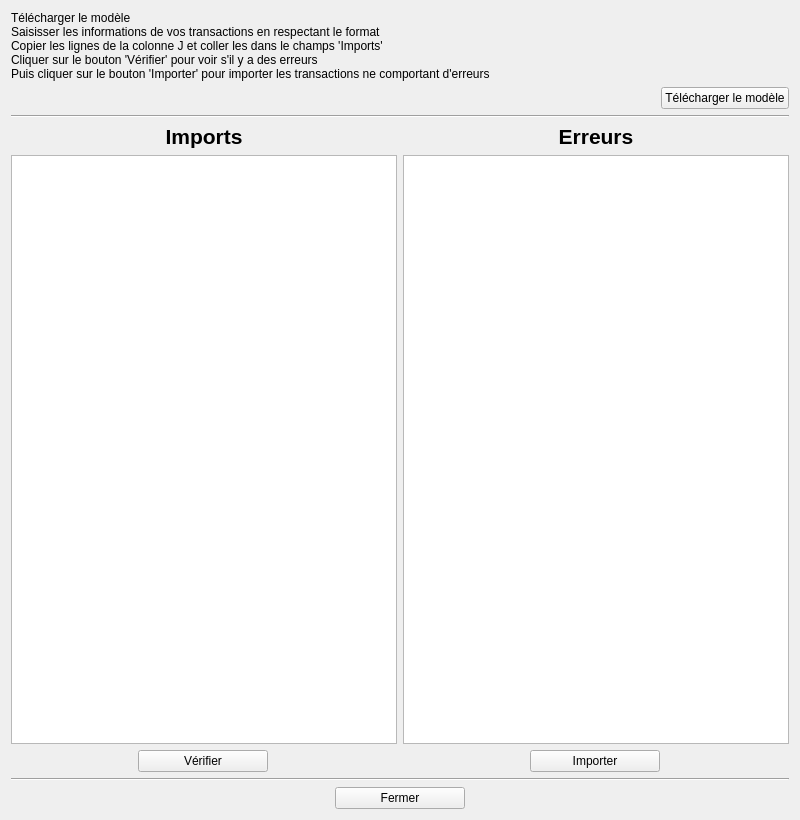
<?xml version="1.0" encoding="UTF-8"?>
<ui version="4.0">
 <class>BulkImport</class>
 <widget class="QWidget" name="BulkImport">
  <property name="geometry">
   <rect>
    <x>0</x>
    <y>0</y>
    <width>800</width>
    <height>820</height>
   </rect>
  </property>
  <property name="windowTitle">
   <string>Form</string>
  </property>
  <layout class="QGridLayout" name="gridLayout_2">
   <item row="0" column="0">
    <layout class="QGridLayout" name="gridLayout">
     <item row="4" column="1">
      <widget class="QPlainTextEdit" name="plainTextEdit_error">
       <property name="lineWrapMode">
        <enum>QPlainTextEdit::NoWrap</enum>
       </property>
       <property name="readOnly">
        <bool>true</bool>
       </property>
      </widget>
     </item>
     <item row="2" column="0" colspan="2">
      <widget class="Line" name="line">
       <property name="orientation">
        <enum>Qt::Horizontal</enum>
       </property>
      </widget>
     </item>
     <item row="4" column="0">
      <widget class="QPlainTextEdit" name="plainTextEdit_import">
       <property name="lineWrapMode">
        <enum>QPlainTextEdit::NoWrap</enum>
       </property>
      </widget>
     </item>
     <item row="5" column="1">
      <layout class="QHBoxLayout" name="horizontalLayout_3">
       <item>
        <spacer name="horizontalSpacer_6">
         <property name="orientation">
          <enum>Qt::Horizontal</enum>
         </property>
         <property name="sizeHint" stdset="0">
          <size>
           <width>274</width>
           <height>20</height>
          </size>
         </property>
        </spacer>
       </item>
       <item>
        <widget class="QPushButton" name="pushButton_import">
         <property name="minimumSize">
          <size>
           <width>130</width>
           <height>0</height>
          </size>
         </property>
         <property name="focusPolicy">
          <enum>Qt::TabFocus</enum>
         </property>
         <property name="text">
          <string>Importer</string>
         </property>
         <property name="shortcut">
          <string>Ctrl+W</string>
         </property>
         <property name="autoDefault">
          <bool>true</bool>
         </property>
        </widget>
       </item>
       <item>
        <spacer name="horizontalSpacer_7">
         <property name="orientation">
          <enum>Qt::Horizontal</enum>
         </property>
         <property name="sizeHint" stdset="0">
          <size>
           <width>275</width>
           <height>20</height>
          </size>
         </property>
        </spacer>
       </item>
      </layout>
     </item>
     <item row="6" column="0" colspan="2">
      <widget class="Line" name="line_2">
       <property name="orientation">
        <enum>Qt::Horizontal</enum>
       </property>
      </widget>
     </item>
     <item row="7" column="0" colspan="2">
      <layout class="QHBoxLayout" name="horizontalLayout">
       <item>
        <spacer name="horizontalSpacer">
         <property name="orientation">
          <enum>Qt::Horizontal</enum>
         </property>
         <property name="sizeHint" stdset="0">
          <size>
           <width>274</width>
           <height>20</height>
          </size>
         </property>
        </spacer>
       </item>
       <item>
        <widget class="QPushButton" name="pushButton_close">
         <property name="minimumSize">
          <size>
           <width>130</width>
           <height>0</height>
          </size>
         </property>
         <property name="focusPolicy">
          <enum>Qt::TabFocus</enum>
         </property>
         <property name="text">
          <string>Fermer</string>
         </property>
         <property name="shortcut">
          <string>Ctrl+W</string>
         </property>
         <property name="autoDefault">
          <bool>true</bool>
         </property>
        </widget>
       </item>
       <item>
        <spacer name="horizontalSpacer_2">
         <property name="orientation">
          <enum>Qt::Horizontal</enum>
         </property>
         <property name="sizeHint" stdset="0">
          <size>
           <width>275</width>
           <height>20</height>
          </size>
         </property>
        </spacer>
       </item>
      </layout>
     </item>
     <item row="1" column="0" colspan="2">
      <layout class="QHBoxLayout" name="horizontalLayout_4">
       <item>
        <spacer name="horizontalSpacer_8">
         <property name="orientation">
          <enum>Qt::Horizontal</enum>
         </property>
         <property name="sizeHint" stdset="0">
          <size>
           <width>274</width>
           <height>20</height>
          </size>
         </property>
        </spacer>
       </item>
       <item>
        <widget class="QPushButton" name="pushButton_download">
         <property name="text">
          <string>Télécharger le modèle</string>
         </property>
        </widget>
       </item>
      </layout>
     </item>
     <item row="0" column="0" colspan="2">
      <widget class="QLabel" name="label">
       <property name="text">
        <string>Télécharger le modèle
Saisisser les informations de vos transactions en respectant le format
Copier les lignes de la colonne J et coller les dans le champs 'Imports'
Cliquer sur le bouton 'Vérifier' pour voir s'il y a des erreurs
Puis cliquer sur le bouton 'Importer' pour importer les transactions ne comportant d'erreurs</string>
       </property>
      </widget>
     </item>
     <item row="5" column="0">
      <layout class="QHBoxLayout" name="horizontalLayout_2">
       <item>
        <spacer name="horizontalSpacer_4">
         <property name="orientation">
          <enum>Qt::Horizontal</enum>
         </property>
         <property name="sizeHint" stdset="0">
          <size>
           <width>274</width>
           <height>20</height>
          </size>
         </property>
        </spacer>
       </item>
       <item>
        <widget class="QPushButton" name="pushButton_check">
         <property name="minimumSize">
          <size>
           <width>130</width>
           <height>0</height>
          </size>
         </property>
         <property name="focusPolicy">
          <enum>Qt::TabFocus</enum>
         </property>
         <property name="text">
          <string>Vérifier</string>
         </property>
         <property name="shortcut">
          <string>Ctrl+W</string>
         </property>
         <property name="autoDefault">
          <bool>true</bool>
         </property>
        </widget>
       </item>
       <item>
        <spacer name="horizontalSpacer_5">
         <property name="orientation">
          <enum>Qt::Horizontal</enum>
         </property>
         <property name="sizeHint" stdset="0">
          <size>
           <width>275</width>
           <height>20</height>
          </size>
         </property>
        </spacer>
       </item>
      </layout>
     </item>
     <item row="3" column="0">
      <widget class="QLabel" name="label_2">
       <property name="font">
        <font>
         <pointsize>16</pointsize>
         <bold>true</bold>
        </font>
       </property>
       <property name="text">
        <string>Imports</string>
       </property>
       <property name="alignment">
        <set>Qt::AlignCenter</set>
       </property>
      </widget>
     </item>
     <item row="3" column="1">
      <widget class="QLabel" name="label_3">
       <property name="font">
        <font>
         <pointsize>16</pointsize>
         <bold>true</bold>
        </font>
       </property>
       <property name="text">
        <string>Erreurs</string>
       </property>
       <property name="alignment">
        <set>Qt::AlignCenter</set>
       </property>
      </widget>
     </item>
    </layout>
   </item>
  </layout>
 </widget>
 <resources/>
 <connections/>
</ui>
